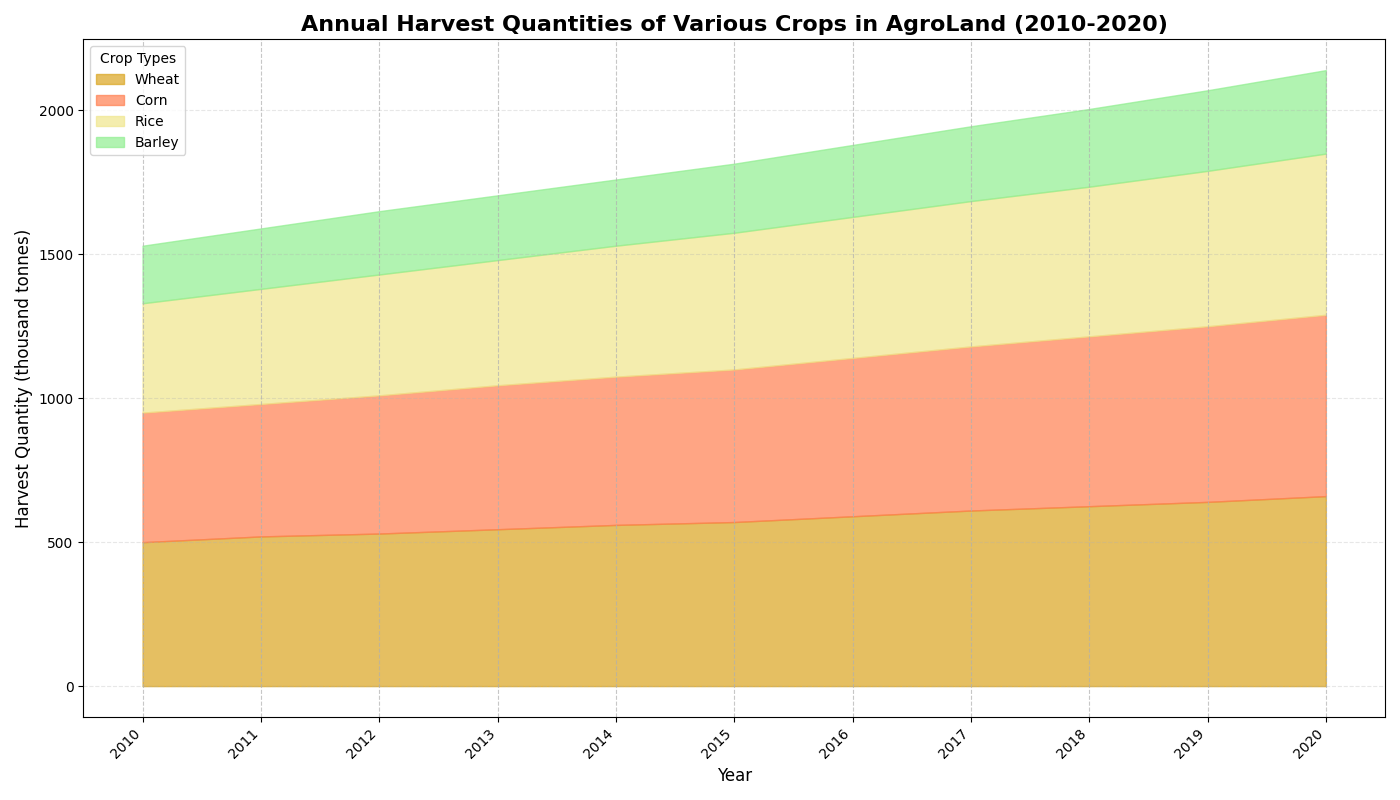

The Python source for this figure:
import matplotlib.pyplot as plt
import numpy as np

# Years of data collection
years = np.arange(2010, 2021)

# Simulated data for different types of crops (in thousand tonnes)
wheat_harvest = np.array([500, 520, 530, 545, 560, 570, 590, 610, 625, 640, 660])
corn_harvest = np.array([450, 460, 480, 500, 515, 530, 550, 570, 590, 610, 630])
rice_harvest = np.array([380, 400, 420, 435, 455, 475, 490, 505, 520, 540, 560])
barley_harvest = np.array([200, 210, 220, 225, 230, 240, 250, 260, 270, 280, 290])

# Creating the figure and subplot
fig, ax = plt.subplots(figsize=(14, 8))

# Stacked area plot
ax.fill_between(years, 0, wheat_harvest, color='goldenrod', alpha=0.7, label='Wheat')
ax.fill_between(years, wheat_harvest, wheat_harvest + corn_harvest, color='coral', alpha=0.7, label='Corn')
ax.fill_between(years, wheat_harvest + corn_harvest, wheat_harvest + corn_harvest + rice_harvest, color='khaki', alpha=0.7, label='Rice')
ax.fill_between(years, wheat_harvest + corn_harvest + rice_harvest, 
                wheat_harvest + corn_harvest + rice_harvest + barley_harvest, 
                color='lightgreen', alpha=0.7, label='Barley')

# Set title and labels
ax.set_title("Annual Harvest Quantities of Various Crops in AgroLand (2010-2020)", fontsize=16, fontweight='bold')
ax.set_xlabel("Year", fontsize=12)
ax.set_ylabel("Harvest Quantity (thousand tonnes)", fontsize=12)

# Configure x-axis ticks
plt.xticks(years, rotation=45, ha="right")

# Add legend
ax.legend(loc='upper left', title='Crop Types')

# Improve readability with grid lines
plt.grid(axis='x', linestyle='--', alpha=0.7)
plt.grid(axis='y', linestyle='--', alpha=0.3)

# Automatically adjust layout
plt.tight_layout()

# Display the plot
plt.show()
